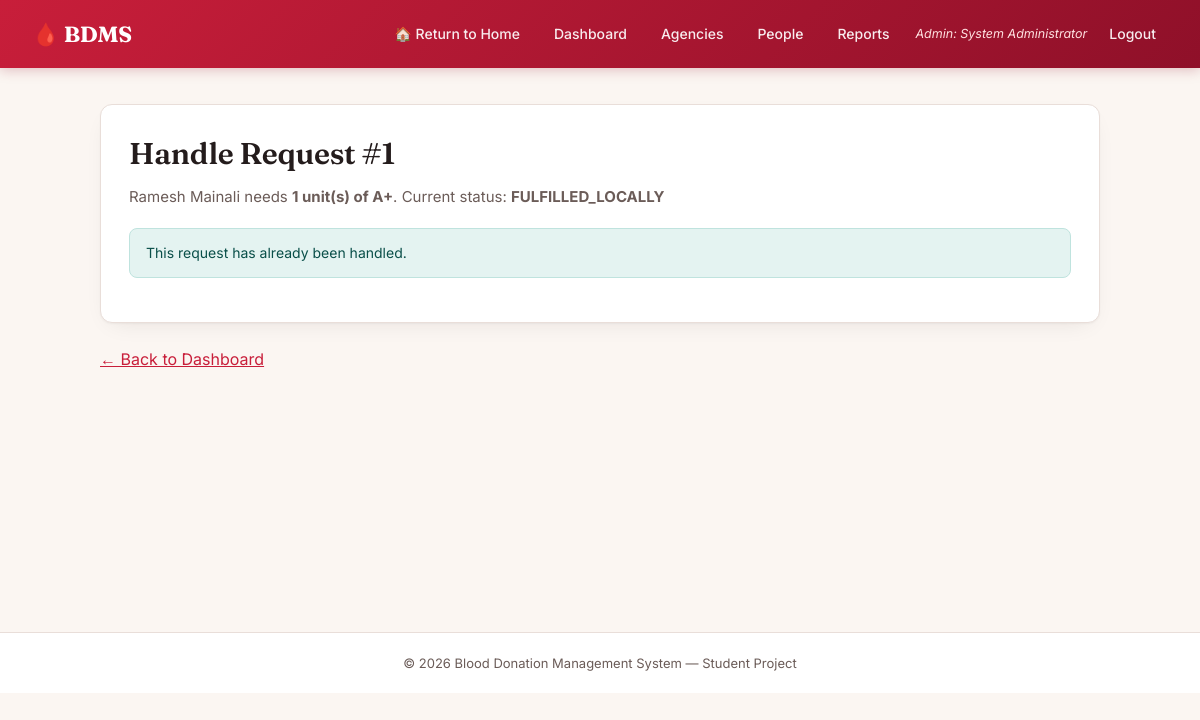
/admin/handle_request.php?request_id=1 (signed in), run on the app's committed database.
### tables this page shows
CREATE TABLE `blood_request` (
  `request_id` int(11) NOT NULL AUTO_INCREMENT,
  `receiver_id` varchar(20) NOT NULL,
  `agency_id` varchar(20) NOT NULL,
  `blood_type` enum('A+','A-','B+','B-','AB+','AB-','O+','O-') NOT NULL,
  `units_requested` int(11) NOT NULL DEFAULT 1,
  `request_date` datetime DEFAULT current_timestamp(),
  `status` enum('PENDING','FULFILLED_LOCALLY','FORWARDED_TO_BDMS','FULFILLED_BY_TRANSFER','CANCELLED') DEFAULT 'PENDING',
  PRIMARY KEY (`request_id`),
  KEY `receiver_id` (`receiver_id`),
  KEY `agency_id` (`agency_id`),
  CONSTRAINT `blood_request_ibfk_1` FOREIGN KEY (`receiver_id`) REFERENCES `receiver` (`receiver_id`) ON DELETE CASCADE,
  CONSTRAINT `blood_request_ibfk_2` FOREIGN KEY (`agency_id`) REFERENCES `intermediate_agency` (`agency_id`)
);

CREATE TABLE `receiver` (
  `receiver_id` varchar(20) NOT NULL,
  `name` varchar(100) NOT NULL,
  `blood_type_required` enum('A+','A-','B+','B-','AB+','AB-','O+','O-') NOT NULL,
  `contact_info` varchar(100) NOT NULL,
  PRIMARY KEY (`receiver_id`)
);

### admin/handle_request.php (the view, shortened to what this page needs)
<?php
require_once __DIR__ . "/../includes/db_connect.php";
$requestId = intval($_GET["request_id"] ?? ($_POST["request_id"] ?? 0));
$reqRes = $conn->query("SELECT br.*, r.name AS receiver_name FROM blood_request br
                         JOIN receiver r ON br.receiver_id = r.receiver_id
                         WHERE br.request_id = $requestId");
$request = $reqRes ? $reqRes->fetch_assoc() : null;
$candidates = $conn->query("SELECT li.agency_id, ag.agency_name, li.units_available
                             FROM local_inventory li JOIN agency ag ON li.agency_id = ag.agency_id
                             WHERE li.blood_type = '" . $conn->real_escape_string($request['blood_type']) . "'
                             AND li.units_available >= " . intval($request['units_requested']) . "
                             AND li.agency_id != '" . $conn->real_escape_string($request['agency_id']) . "'");
$transportAgencies = $conn->query("SELECT agency_id, agency_name FROM agency WHERE agency_type = 'TA'");
require_once __DIR__ . "/../includes/header.php";
?>
<div class="card">
    <h1>Handle Request #<?php echo $requestId; ?></h1>
    <p class="subtitle">
        <?php echo htmlspecialchars($request['receiver_name']); ?> needs
        <strong><?php echo $request['units_requested']; ?> unit(s) of <?php echo $request['blood_type']; ?></strong>.
        Current status: <strong><?php echo $request['status']; ?></strong>
    </p>
    <?php if ($request['status'] === 'FORWARDED_TO_BDMS'): ?>
        <h2>Step 1 — Agencies with Available Stock</h2>
        <?php if ($candidates->num_rows === 0): ?>
            <div class="alert alert-warning">
                No other agency currently holds enough <?php echo $request['blood_type']; ?> stock.
                Launch a donation campaign to notify matching donors.
            </div>
            <form method="POST">
                <input type="hidden" name="request_id" value="<?php echo $requestId; ?>">
                <input type="hidden" name="launch_campaign" value="1">
                <button type="submit">Launch Donation Campaign for <?php echo $request['blood_type']; ?></button>
            </form>
            <h2 style="margin-top:22px;">Donors Who Would Be Notified</h2>
            <table>
                <tr><th>Donor ID</th><th>Name</th><th>Contact</th><th>Registered At</th></tr>
                <?php
                $matchDonors = $conn->query("SELECT d.donor_id, d.name, d.contact_info, ag.agency_name
                                              FROM donor d JOIN agency ag ON d.registered_ia = ag.agency_id
                                              WHERE d.blood_type = '" . $conn->real_escape_string($request['blood_type']) . "'");
                while ($d = $matchDonors->fetch_assoc()):
                ?>
                <tr>
                    <td><?php echo $d['donor_id']; ?></td>
                    <td><?php echo htmlspecialchars($d['name']); ?></td>
                    <td><?php echo htmlspecialchars($d['contact_info']); ?></td>
                    <td><?php echo htmlspecialchars($d['agency_name']); ?></td>
                </tr>
                <?php endwhile; ?>
            </table>
        <?php else: ?>
        <form method="POST">
            <input type="hidden" name="request_id" value="<?php echo $requestId; ?>">
            <label>Source Agency (has stock)</label>
            <select name="source_agency_id" required>
                <?php while ($c = $candidates->fetch_assoc()): ?>
                    <option value="<?php echo $c['agency_id']; ?>">
                        <?php echo htmlspecialchars($c['agency_name']); ?> (<?php echo $c['units_available']; ?> units available)
                    </option>
                <?php endwhile; ?>
            </select>
            <label>Transportation Agency</label>
            <select name="ta_agency_id" required>
                <?php while ($t = $transportAgencies->fetch_assoc()): ?>
                    <option value="<?php echo $t['agency_id']; ?>"><?php echo htmlspecialchars($t['agency_name']); ?></option>
                <?php endwhile; ?>
            </select>
            <button type="submit">Assign Transport</button>
        </form>
        <?php endif; ?>
    <?php else: ?>
        <div class="alert alert-success">This request has already been handled.</div>
    <?php endif; ?>
</div>
<p><a href="dashboard.php">&larr; Back to Dashboard</a></p>
<?php require_once __DIR__ . "/../includes/footer.php"; ?>

### assets/style.css (style rules this page uses)
:root { --paper: #FBF6F2; --paper-raised: #FFFFFF; --ink: #241C1C; --ink-soft: #6B5C58; --crimson: #C81E3A; --crimson-deep: #8F1029; --crimson-wash: #FDEBEE; --teal: #0F6E66; --teal-wash: #E4F3F1; --amber: #B8790A; --amber-wash: #FFF3DD; --line: #E9DED9; --line-soft: #F1E7E2; --radius: 12px; --shadow: 0 1px 2px rgba(36,28,28,0.04), 0 8px 24px -12px rgba(36,28,28,0.12); }
* { box-sizing: border-box; margin: 0; padding: 0; }
body { font-family: "Inter", "Segoe UI", Arial, sans-serif; background: var(--paper); color: var(--ink); line-height: 1.55; -webkit-font-smoothing: antialiased; }
h1, h2, h3 { font-family: "Fraunces", Georgia, serif; color: var(--ink); letter-spacing: -0.01em; }
h1 { font-size: 30px; font-weight: 600; margin-bottom: 8px; }
p.subtitle { color: var(--ink-soft); margin-bottom: 20px; font-size: 15px; }
a { color: var(--crimson); }
.card { background: var(--paper-raised); border: 1px solid var(--line); border-radius: var(--radius); padding: 26px 28px; margin-bottom: 24px; box-shadow: var(--shadow); }
.alert { padding: 13px 16px; border-radius: 8px; margin-bottom: 18px; font-size: 14px; border: 1px solid transparent; }
.alert-success { background: var(--teal-wash); color: #0a4f49; border-color: #bfe3de; }

### data on the page
blood_request: receiver.name "Ramesh Mainali", units_requested "1", blood_type "A+", status "FULFILLED_LOCALLY"

### other printed values
$_SESSION["admin_name"] "System Administrator"
$requestId "1"
